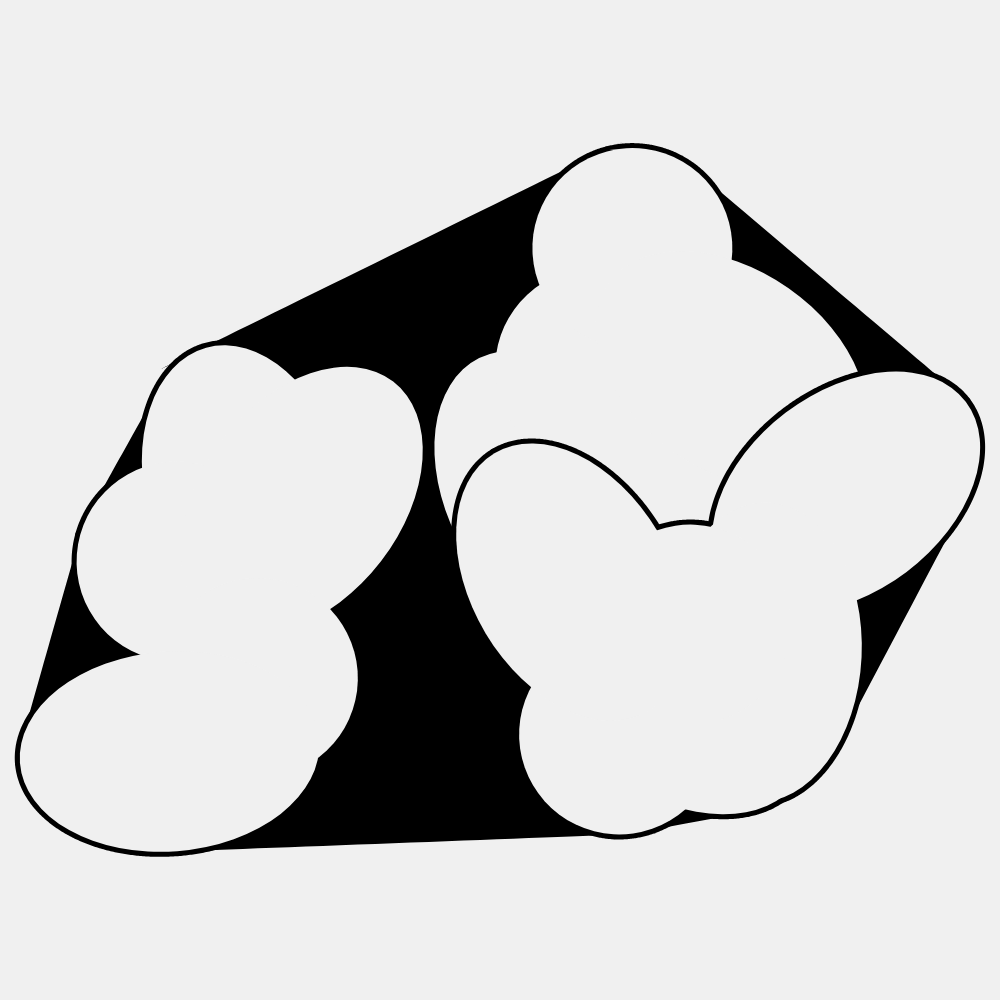
Frame 1 (no input)
Frame 60 (no input): identical to frame 1, image omitted
Frame 120 (the mouse pressed at the canvas centre since frame 60): identical to frame 1, image omitted

The p5.js sketch that drew this single still picture (run headless with seeded random() and noise() and a simulated clock; from frame 60 on, the mouse is pressed at the canvas centre):

// p5.js sketch
// ── sketch.js
let outlineShapes = [];
let allOutlinePoints = [];

class Ellipse {
  constructor(x, y, w, h, angle) {
    this.x = x;
    this.y = y;
    this.w = w;
    this.h = h;
    this.angle = angle;
  }

  isPointInside(px, py) {
    let dx = px - this.x;
    let dy = py - this.y;
    let cosAngle = cos(-this.angle);
    let sinAngle = sin(-this.angle);
    let xRot = dx * cosAngle - dy * sinAngle;
    let yRot = dx * sinAngle + dy * cosAngle;
    return (4 * xRot * xRot) / (this.w * this.w) + (4 * yRot * yRot) / (this.h * this.h) <= 1;
  }

  getPoint(t) {
    let x = this.x + this.w * cos(t) / 2 * cos(this.angle) - this.h * sin(t) / 2 * sin(this.angle);
    let y = this.y + this.w * cos(t) / 2 * sin(this.angle) + this.h * sin(t) / 2 * cos(this.angle);
    return {
      x,
      y
    };
  }

  getSection(section) {
    let sectionX = this.x + section * (this.w / 3) * cos(this.angle);
    let sectionY = this.y + section * (this.w / 3) * sin(this.angle);
    return {
      x: sectionX,
      y: sectionY
    };
  }

  display() {
    push();
    noStroke();
    translate(this.x, this.y);
    rotate(this.angle);
    ellipse(0, 0, this.w, this.h);
    pop();
  }
}

class OutlineShape {
  constructor(xpos, ypos, size, amtShapes) {
    this.xpos = xpos;
    this.ypos = ypos;
    this.size = size;
    this.amtShapes = amtShapes;
    this.ellipses = [];
    this.generateEllipses();
  }

  generateEllipses() {
    let baseWidth = this.size;
    let baseHeight = this.size / 1.5;
    let scaleAmt = [1, 3, 12];

    // First ellipse
    this.ellipses.push(new Ellipse(this.xpos, this.ypos, baseWidth, baseHeight, random(TAU)));

    for (let i = 1; i < this.amtShapes; i++) {
      let prevEllipse = this.ellipses[i - 1];
      let section = random([-1, 1]);
      let sectionPoint = prevEllipse.getSection(section);

      let randomOffset = random(0, PI / 2);
      let newAngle = prevEllipse.angle + PI / 2 + randomOffset;

      let offsetX = (baseHeight / 2) * cos(newAngle);
      let offsetY = (baseHeight / 2) * sin(newAngle);

      let newX = sectionPoint.x + offsetX;
      let newY = sectionPoint.y + offsetY;

      let adjustedPosition = this.adjustPositionToBounds(newX, newY, baseWidth, baseHeight, newAngle);
      newX = adjustedPosition.x;
      newY = adjustedPosition.y;

      let r = sqrt(random(1));
      if (r > 0.8) {
        this.ellipses.push(new Ellipse(newX, newY, baseHeight, baseHeight, newAngle));
      } else {
        this.ellipses.push(new Ellipse(newX, newY, baseWidth, baseHeight, newAngle));
      }
    }
  }

  adjustPositionToBounds(x, y, w, h, angle) {
    let corners = [{
        x: -w / 2,
        y: -h / 2
      },
      {
        x: w / 2,
        y: -h / 2
      },
      {
        x: w / 2,
        y: h / 2
      },
      {
        x: -w / 2,
        y: h / 2
      }
    ];

    let minX = Infinity,
      minY = Infinity,
      maxX = -Infinity,
      maxY = -Infinity;

    for (let corner of corners) {
      let rotatedX = corner.x * cos(angle) - corner.y * sin(angle) + x;
      let rotatedY = corner.x * sin(angle) + corner.y * cos(angle) + y;
      minX = min(minX, rotatedX);
      minY = min(minY, rotatedY);
      maxX = max(maxX, rotatedX);
      maxY = max(maxY, rotatedY);
    }

    let adjustedX = x;
    let adjustedY = y;

    if (minX < 0) adjustedX += -minX;
    if (minY < 0) adjustedY += -minY;
    if (maxX > width) adjustedX -= (maxX - width);
    if (maxY > height) adjustedY -= (maxY - height);

    return {
      x: adjustedX,
      y: adjustedY
    };
  }

  draw() {
    for (let i = 0; i < this.ellipses.length; i++) {
      this.drawSingleEllipseOutline(i);
    }

    for (let i = 0; i < this.ellipses.length; i++) {
      let e = this.ellipses[i];
      e.display();
    }
  }

  drawSingleEllipseOutline(index) {
    let drawing = false;

    for (let t = 0; t <= TWO_PI; t += 0.01) {
      let point = this.ellipses[index].getPoint(t);

      if (!this.isPointInAnyOtherEllipse(point.x, point.y, index)) {
        if (!drawing) {
          beginShape();
          drawing = true;
        }
        vertex(point.x, point.y);
      } else {
        if (drawing) {
          endShape();
          drawing = false;
        }
      }
    }

    if (drawing) {
      endShape();
    }
  }

  isPointInAnyOtherEllipse(px, py, excludeIndex) {
    for (let i = 0; i < this.ellipses.length; i++) {
      if (i !== excludeIndex && this.ellipses[i].isPointInside(px, py)) {
        return true;
      }
    }
    return false;
  }

  getBoundingBox() {
    let minX = Infinity,
      minY = Infinity,
      maxX = -Infinity,
      maxY = -Infinity;
    for (let ellipse of this.ellipses) {
      for (let t = 0; t < TWO_PI; t += 0.1) {
        let point = ellipse.getPoint(t);
        minX = min(minX, point.x);
        minY = min(minY, point.y);
        maxX = max(maxX, point.x);
        maxY = max(maxY, point.y);
      }
    }
    return {
      minX,
      minY,
      maxX,
      maxY
    };
  }
}

function setup() {
  createCanvas(1000, 1000);
  background(0);
  noFill();
  stroke(200);
  strokeWeight(3);

  let wordLength = 3;
  for (let i = 0; i < wordLength; i++) {
    let size = 300;
    let x = (size) + size * i;
    let amtInternalShapes = int(random(2, 7));
    let wordShape = new OutlineShape(x, height / 2, size, amtInternalShapes);
    outlineShapes.push(wordShape);
  }

  // Calculate the bounding box of all shapes
  let minX = Infinity,
    minY = Infinity,
    maxX = -Infinity,
    maxY = -Infinity;
  for (let shape of outlineShapes) {
    let bb = shape.getBoundingBox();
    minX = min(minX, bb.minX);
    minY = min(minY, bb.minY);
    maxX = max(maxX, bb.maxX);
    maxY = max(maxY, bb.maxY);
  }

  // Calculate the center of the composition
  let centerX = (minX + maxX) / 2;
  let centerY = (minY + maxY) / 2;

  // Calculate the offset to center the composition
  let offsetX = width / 2 - centerX;
  let offsetY = height / 2 - centerY;

  // Reposition all shapes
  for (let shape of outlineShapes) {
    for (let ellipse of shape.ellipses) {
      ellipse.x += offsetX;
      ellipse.y += offsetY;
    }
  }

  // Collect points from all shapes for the outline
  for (let shape of outlineShapes) {
    for (let ellipse of shape.ellipses) {
      for (let t = 0; t < TWO_PI; t += 0.1) {
        let point = ellipse.getPoint(t);
        allOutlinePoints.push(createVector(point.x, point.y));
      }
    }
  }

  // Generate the convex hull for all points
  allOutlinePoints = convexHull(allOutlinePoints);
}

function draw() {
  background(240);
  // Draw the overall outline
  drawOverallOutline();

  fill(240);
  stroke(0);
  strokeWeight(10);
  for (let i = 0; i < outlineShapes.length; i++) {
    let wordShape = outlineShapes[i];
    wordShape.draw();
  }


}

function drawOverallOutline() {
  push();
  noFill();
  fill(0);
  stroke(255, 0, 0);
  noStroke();
  strokeWeight(10);
  beginShape();
  for (let i = 0; i < allOutlinePoints.length; i++) {
    curveVertex(allOutlinePoints[i].x, allOutlinePoints[i].y);
  }
  // Add the first few points again to close the shape smoothly
  for (let i = 0; i < 3; i++) {
    curveVertex(allOutlinePoints[i].x, allOutlinePoints[i].y);
  }
  endShape(CLOSE);
  pop();
}

function convexHull(points) {
  let start = points[0];
  for (let i = 1; i < points.length; i++) {
    if (points[i].y < start.y || (points[i].y === start.y && points[i].x < start.x)) {
      start = points[i];
    }
  }

  points.sort((a, b) => {
    let angle = atan2(a.y - start.y, a.x - start.x) - atan2(b.y - start.y, b.x - start.x);
    return angle || ((a.x - start.x) ** 2 + (a.y - start.y) ** 2) - ((b.x - start.x) ** 2 + (b.y - start.y) ** 2);
  });

  let hull = [start];
  for (let p of points) {
    while (hull.length > 1 && !isLeftTurn(hull[hull.length - 2], hull[hull.length - 1], p)) {
      hull.pop();
    }
    hull.push(p);
  }
  return hull;
}

function isLeftTurn(a, b, c) {
  return ((b.x - a.x) * (c.y - a.y) - (b.y - a.y) * (c.x - a.x)) > 0;
}
